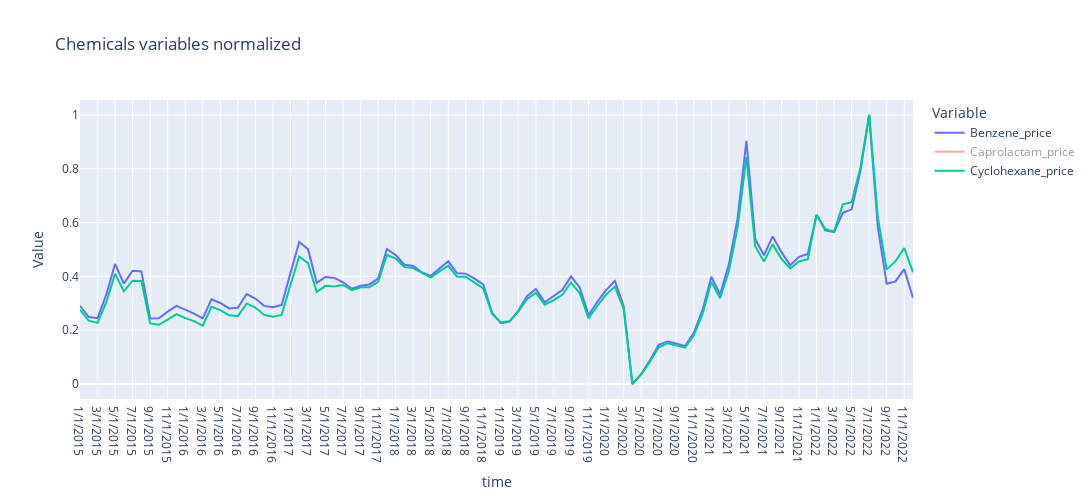

Notebook code cell kept with this figure:
### Markdown cell above
**Electricity prices as well, we will average them or only consider that of one country, because the trends are the same**

### Code cell
subcols = chemicals
df_selected = df_normalized.loc[:, subcols]
df_melted = df_selected.reset_index().melt(id_vars=df_selected.index.name, var_name='Variable', value_name='Value')
fig = px.line(df_melted, x=df_selected.index.name, y='Value', color='Variable', title='Chemicals variables normalized')
fig.update_layout(width=1300, height=500)
fig.show()
